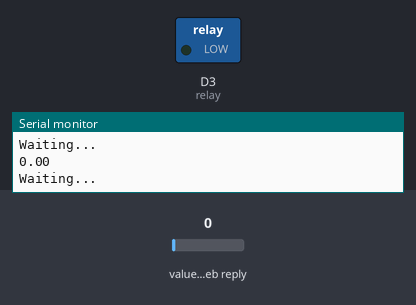
This sketch was run on a simulated ESP8266 (NodeMCU). On the bench: switched loads named in the sketch (green lamp = pin HIGH), the last lines printed to the serial monitor. The test bench sets the inputs (shaded band); at power-on: value in the web reply 0. WiFi joins after 1.5 s; servers stay silent unless stated; web services answer with replies made up by the test bench.

Above: at 3.1 s.
3.2 s: value in the web reply set to 49
4.7 s: value in the web reply set to 52
At 5.7 s:
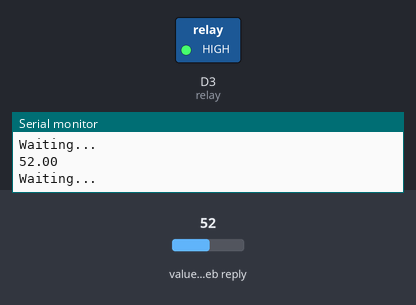
6.5 s: value in the web reply set to 25
At 7.6 s:
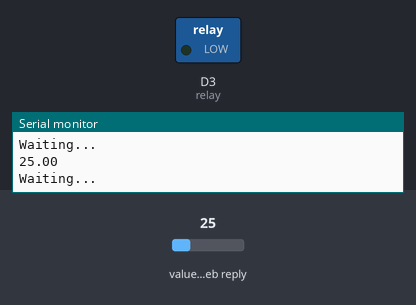
8.0 s: value in the web reply set to 75
At 9.4 s:
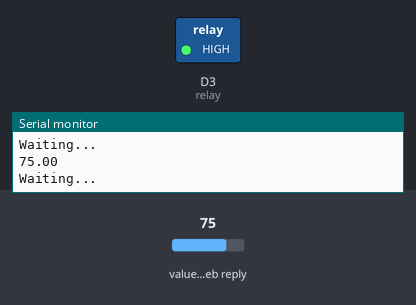
Timing chart, 0 to 10.6 s (numbered marks = the images above; inputs shaded):
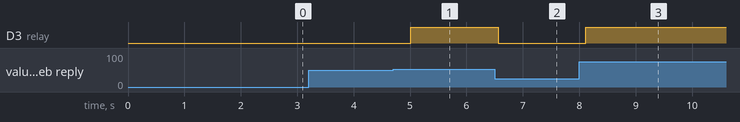

Measured:
- the behaviour switches between 50 and 51 on value in the web reply (found by bisection; images 0 and 1)
- after the input at 4.7 s, D3 (relay): LOW → HIGH after 0.31 s
- after the input at 6.5 s, D3 (relay): HIGH → LOW after 0.06 s
- after the input at 8.0 s, D3 (relay): LOW → HIGH after 0.11 s

The sketch:

thingspeak.ino
```cpp
#include <ThingSpeak.h>
#include <ESP8266WiFi.h>
const int relay = D3;
//const int relay = D4;
// Network Parameters
const char* ssid     = "pi";
const char* password = "sharath@123";

// ThingSpeak information
char* server = "api.thingspeak.com";
unsigned long channelID =  1260898;
char* readAPIKey = "QBG4QPZEPJQS3707";
unsigned int dataFieldOne = 4;                            // Field to write temperature data

// Global variables
// These constants are device specific.  You need to get them from the manufacturer or determine them yourself.
float aConst = 2.25E-02;
WiFiClient client;

void setup() {

  Serial.begin(115200);
  Serial.println("Start");
  pinMode(relay, OUTPUT);
 // pinMode(relay,OUTPUT);
  connectWiFi();

  // Read the constants at startup.
  aConst = readTSData( channelID, dataFieldOne );
  //Serial.println(aConst);
  delay(100);
}

void loop() {

  delay(10);
  Serial.println("Waiting...");
  //reading data from thing speak
  aConst = readTSData( channelID, dataFieldOne );
 // Serial.println(aConst);
}

int connectWiFi() {
  WiFi.begin( ssid, password );
  while (WiFi.status() != WL_CONNECTED) {
    delay(50);
    Serial.print(".");
  }

  Serial.println( "Connected" );
  ThingSpeak.begin( client );
}

float readTSData( long TSChannel, unsigned int TSField )
{

  float data =  ThingSpeak.readFloatField( TSChannel, TSField, readAPIKey );
  //Serial.println( " Data read from ThingSpeak: " + String( data, 10) );
  //return data;
  Serial.println(data);

 if (data >= 20 && data<=50)
 {
   digitalWrite(relay, LOW);

   //digitalWrite(motorPin, LOW);
 }
 else if (data > 50)
 {
  digitalWrite(relay, HIGH);
  //digitalWrite(motorPin, HIGH)
 }

}
```
